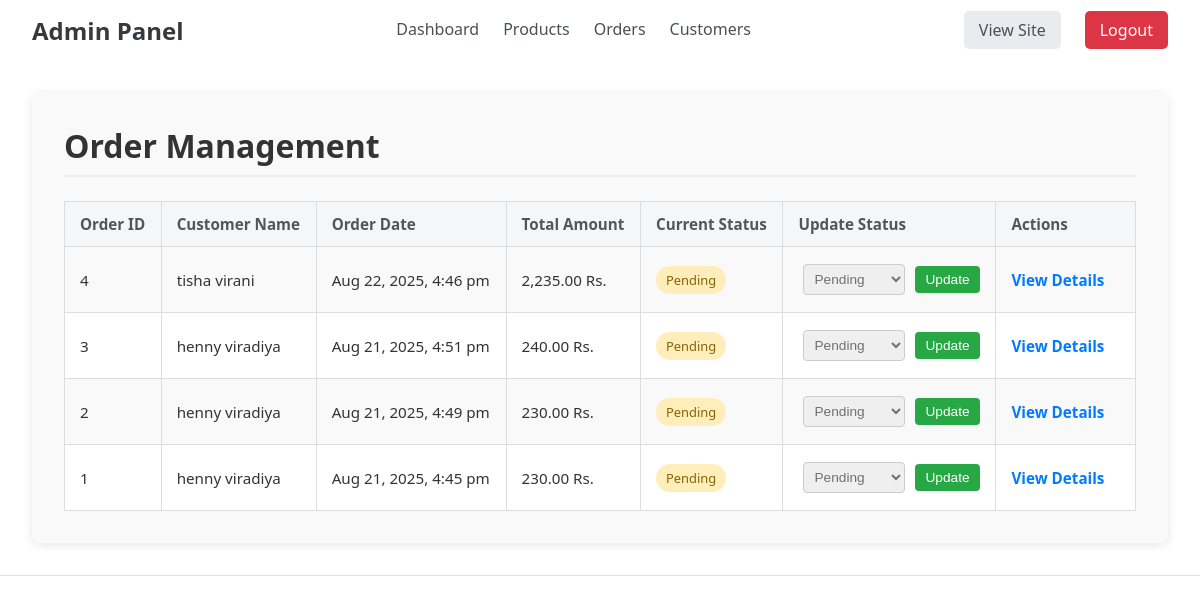
The page /admin/view_orders.php (signed in) on the database its author committed.
### tables this page shows
CREATE TABLE `orders` (
  `id` int(11) NOT NULL,
  `user_id` int(11) NOT NULL,
  `total_amount` decimal(10,2) NOT NULL,
  `shipping_address` text NOT NULL,
  `status` varchar(50) NOT NULL DEFAULT 'pending',
  `order_date` timestamp NOT NULL DEFAULT current_timestamp(),
  PRIMARY KEY (`id`)
);

CREATE TABLE `users` (
  `id` int(11) NOT NULL,
  `name` varchar(255) NOT NULL,
  `email` varchar(255) NOT NULL,
  `password` varchar(255) NOT NULL,
  `created_at` timestamp NOT NULL DEFAULT current_timestamp() ON UPDATE current_timestamp(),
  `role` varchar(50) NOT NULL DEFAULT 'customer',
  PRIMARY KEY (`id`)
);

### admin/view_orders.php (the view, shortened to what this page needs)
<?php
include '../config/db_connect.php';
$statuses = ['Pending', 'Processing', 'Shipped', 'Delivered', 'Cancelled'];
$sql = "SELECT
            orders.id,
            orders.order_date,
            orders.total_amount,
            orders.status,
            users.name AS customer_name
        FROM orders
        JOIN users ON orders.user_id = users.id
        ORDER BY orders.order_date DESC";
$result = $conn->query($sql);
?>
<!DOCTYPE html>
<html lang="en">
<head>
    <link rel="stylesheet" href="../css/style.css">
    <link rel="stylesheet" href="../css/admin_css/view_orders.css">
</head>
<body>
    <?php
    include '../admin/includes/header_admin.php';
    ?>
    <div class="admin-container">
        <h1>Order Management</h1>
        <table class="admin-table">
            <thead>
                <tr>
                    <th>Order ID</th>
                    <th>Customer Name</th>
                    <th>Order Date</th>
                    <th>Total Amount</th>
                    <th>Current Status</th>
                    <th>Update Status</th>
                    <th>Actions</th>
                </tr>
            </thead>
            <tbody>
                <?php
                if ($result && $result->num_rows > 0) {
                    while ($row = $result->fetch_assoc()) {
                        echo "<tr>";
                        echo "<td>" . $row['id'] . "</td>";
                        echo "<td>" . htmlspecialchars($row['customer_name']) . "</td>";
                        echo "<td>" . date("M j, Y, g:i a", strtotime($row['order_date'])) . "</td>";
                        echo "<td>" . number_format($row['total_amount'], 2) . " Rs.</td>";
                        $status_class = strtolower(htmlspecialchars($row['status']));
                        echo "<td><span class='status $status_class'>" . htmlspecialchars($row['status']) . "</span></td>";
                        echo "<td>";
                        echo "    <form method='POST' action='' class='status-form'>";
                        echo "        <select name='new_status' class='status-select'>";
                        foreach ($statuses as $status) {
                            $selected = ($status == $row['status']) ? 'selected' : '';
                            echo "<option value='$status' $selected>$status</option>";
                        }
                        echo "        </select>";
                        echo "        <button type='submit' name='update_status' class='update-btn'>Update</button>";
                        echo "    </form>";
                        echo "</td>";
                        echo "<td class='action-links'>";
                        echo "<a href='order_details.php?id=" . $row['id'] . "' class='edit'>View Details</a>";
                        echo "</td>";
                        echo "</tr>";
                    }
                } else {
                    echo "<tr><td colspan='7'>No orders found yet.</td></tr>";
                }
                ?>
            </tbody>
        </table>
    </div>
</body>
</html>

### css/style.css (style rules this page uses)
h1,h2,h3,h4,h5,h6,p { margin: 0; }
* { box-sizing: border-box; }
body { margin: 0; padding: 0; font-family:'Segoe UI', Tahoma, Geneva, Verdana, sans-serif; }
a { text-decoration: none; color: black; }
:root { --border-color:#e3dfdf; --border-hover-green:rgb(31, 229, 31); --color-yellow:#FFd700; --color-light-yellow: rgb(247, 247, 204); --color-black:black; --color-grey:#707070; --color-white:white; --color-green:#13C487; --color-shade-in-green: #E5FEF2; --color-light-green:rgb(213, 245, 230, 0.8); --color-brand:#253D4D; }

### css/admin_css/view_orders.css (style rules this page uses)
.admin-container { max-width: 1200px; margin: 2rem auto; padding: 2rem; background-color: #f9f9f9; border-radius: 8px; box-shadow: 0 2px 10px rgba(0, 0, 0, 0.1); }
.admin-container h1 { margin-bottom: 1.5rem; color: #333; border-bottom: 2px solid #eee; padding-bottom: 0.5rem; }
.admin-table { width: 100%; border-collapse: collapse; font-size: 0.95em; }
.admin-table th, .admin-table td { border: 1px solid #ddd; padding: 12px 15px; text-align: left; vertical-align: middle; }
.admin-table th { background-color: #f4f6f8; font-weight: bold; color: #555; }
.admin-table tr:nth-child(even) { background-color: #ffffff; }
.action-links a { margin-right: 15px; text-decoration: none; font-weight: bold; transition: opacity 0.3s ease; }
.action-links a.edit { color: #007bff; }
.status-form { display: flex; gap: 5px; align-items: center; justify-content: flex-start; }
.status-select { padding: 6px; border: 1px solid #ccc; border-radius: 4px; font-size: 0.9em; }
.update-btn { padding: 6px 10px; background-color: #28a745; color: white; border: none; border-radius: 4px; cursor: pointer; font-size: 0.9em; transition: background-color 0.2s; }
.status { padding: 5px 10px; border-radius: 15px; font-size: 0.85em; font-weight: 500; display: inline-block; }
.status.pending { background-color: #ffeeba; color: #856404; }
.admin-table th { text-align: left; }
.action-links a { white-space: nowrap; }

### css/includes_css/header.css (style rules this page uses)
select { padding: 5px; outline: none; border: none; margin: 5px; color: var(--color-grey); }

### css/admin_css/header_admin.css (style rules this page uses)
body { margin: 0; color: #333; }

### admin/view_orders.php (style rules this page uses)
.status-form { display: flex; gap: 5px; align-items: center; justify-content: flex-start; }
.status-select { padding: 6px; border: 1px solid #ccc; border-radius: 4px; font-size: 0.9em; }
.update-btn { padding: 6px 10px; background-color: #28a745; color: white; border: none; border-radius: 4px; cursor: pointer; font-size: 0.9em; transition: background-color 0.2s; }
.status { padding: 5px 10px; border-radius: 15px; font-size: 0.85em; font-weight: 500; display: inline-block; }
.status.pending { background-color: #ffeeba; color: #856404; }
.admin-table th { text-align: left; }
.action-links a { white-space: nowrap; }

### rows shown on the page
orders: id "4", user.name "tisha virani", order_date "Aug 22, 2025, 4:46 pm", total_amount "2,235.00", status "Pending"
orders: id "3", user.name "henny viradiya", order_date "Aug 21, 2025, 4:51 pm", total_amount "240.00", status "Pending"
orders: id "2", user.name "henny viradiya", order_date "Aug 21, 2025, 4:49 pm", total_amount "230.00", status "Pending"
orders: id "1", user.name "henny viradiya", order_date "Aug 21, 2025, 4:45 pm", total_amount "230.00", status "Pending"

### other values the page prints
form field new_status "Pending"
